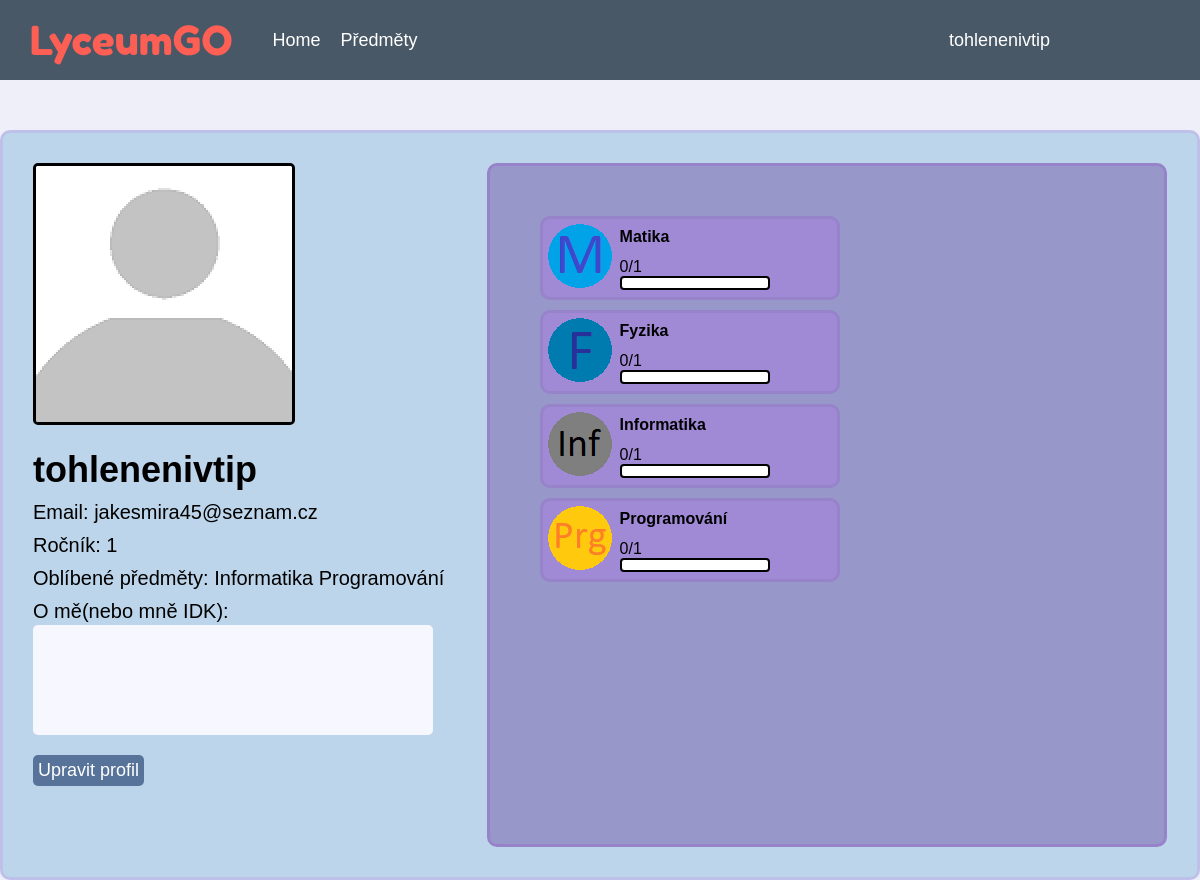
The page /profile (signed in) on the database its author committed.
### website/models.py (models this page shows)
class User (db.Model,UserMixin):
    id=db.Column(db.Integer, primary_key=True)
    name = db.Column(db.String(20), unique=True)
    email = db.Column(db.String(50), unique=True)
    password = db.Column(db.String(1000))
    notes = db.relationship("Notes")
    grate = db.Column(db.Integer)
    achievements = db.Column(db.String(200))
    classroom = db.Column(db.String(50))
    beginning = db.Column(db.Integer)
    math = db.relationship("Math")
    physic = db.relationship("Physic")
    informatics = db.relationship("Informatics")
    programming = db.relationship("Programming")

class Informatics (db.Model):
    id=db.Column(db.Integer, primary_key=True)
    progress=db.Column(db.String(10))
    tests=db.Column(db.String(100))
    user_id = db.Column(db.Integer, db.ForeignKey('user.id'))
    favourite = db.Column(db.Boolean)

class Programming (db.Model):
    id=db.Column(db.Integer, primary_key=True)
    progress=db.Column(db.String(10))
    tests=db.Column(db.String(100))
    user_id = db.Column(db.Integer, db.ForeignKey('user.id'))
    favourite = db.Column(db.Boolean)

class Math (db.Model):
    id=db.Column(db.Integer, primary_key=True)
    progress=db.Column(db.String(10))
    tests=db.Column(db.String(100))
    user_id = db.Column(db.Integer, db.ForeignKey('user.id'))
    favourite = db.Column(db.Boolean)

class Physic (db.Model):
    id=db.Column(db.Integer, primary_key=True)
    progress=db.Column(db.String(10))
    tests=db.Column(db.String(100))
    user_id = db.Column(db.Integer, db.ForeignKey('user.id'))
    favourite = db.Column(db.Boolean)

### website/views.py (the view, shortened to what this page needs)
@views.route("/profile",methods=["GET","POST"])
def profile():
    if current_user.is_authenticated:
        subjects=getSubjects()
        note=Notes.query.filter_by(user_id=current_user.id).first()
        db.session.commit()
        return render_template("profile.html",user=current_user,note=note,subjects=subjects)
    else:
        return redirect(url_for("auth.login"))

### website/views.py (called while the page is built)
def getSubjects():
    return {"Matika":Math.query.filter_by(user_id=current_user.id).first(),"Fyzika":Physic.query.filter_by(user_id=current_user.id).first(),"Informatika":Informatics.query.filter_by(user_id=current_user.id).first(),"Programování":Programming.query.filter_by(user_id=current_user.id).first(),}

### website/templates/profile.html (shortened to what this page needs)
{%extends "baselog.html"%}
{%block head%}
<link rel= "stylesheet" type= "text/css" href="{{url_for('static', filename='/stylesheets/profile.css')}}">
{%endblock%}
{%block content%}
<div id="Info">
    {%if user%}
        <div id="user">
            <img src="{{url_for('static',filename='images/Incognito.png')}}" class="UserImg">
            <div id="info">
                <p style="font-size: 36px;"><b>{{user.name}}</b></p>
                <p class="information">Email: {{user.email}}</p>
                <p class="information">Ročník: {{user.grate}}</p>
                <p class="information">Oblíbené předměty:{%for i,subject in subjects.items()%}{%if subject.favourite%} {{i}}{%endif%} {%endfor%}</p>
                <p class="information">O mě(nebo mně IDK):</p>
                <p id="ProfileAboutMe">
                </p>
            </div>
            <a href="editprofile"><p class="BasicButton">Upravit profil</p></a>
        </div>
        <div id="userstats">
            <form action="" method="POST">
            {%for i,subject in subjects.items()%}
                <div class="subjects" style="float: left;">
                    <table>
                        <tr >
                            <td rowspan="3"><img src="{{url_for('static',filename='images/'+i+'.png')}}"></td>
                            <td><p><b>{{i}}
                            </b></p></td>
                        </tr>
                        <tr>
                            <td><span id='{{i}}'>{{subject.progress}}</span>
                                <div class="bar_jak_sar">
                                </div>
                            </td>
                        </tr>
                    </table>
                </div>
            {%endfor%}
        </div>
    {%endif%}
</div>
{% endblock %}

### website/templates/baselog.html (shortened to what this page needs)
<!DOCTYPE html>
<html>
<head>
    <link rel= "stylesheet" type= "text/css" href="{{url_for('static', filename='/stylesheets/universal.css')}}">
    <link rel= "stylesheet" type= "text/css" href="{{url_for('static', filename='/stylesheets/style.css')}}">
    {%block head%}
    {%endblock%}
</head>
<body>
    <nav class="Nav">
        <p class="Name">LyceumGO</p>
        <div class="Buttons">
            <a href="home" class="link">Home</a>
            <a href="subjects" class="link">Předměty</a>
            <div class="dropdown">
                <button>{{user.name}}</button>
            </div>
        </div>
    </nav>
    {%block content%}
    {%endblock%}
</body>
</html>

### website/static/stylesheets/universal.css (style rules this page uses)
* { margin: 0; padding: 0; box-sizing: border-box; }
html { height:100%; }
body { height:100%; background-color: rgb(239, 239, 250); font-family: arial; }

### website/static/stylesheets/style.css (style rules this page uses)
.Name { color:rgb(254, 95, 85); position:relative; font-size:40px; font-family:fredokaone; margin:0px 20px; padding:10px }
.Nav { background-color: rgb(73, 88, 103); width:100%; display:flex; align-items:center; height:80px }
.Buttons { width:100%; position:relative; display:flex }
.link { margin:0px 10px; }
.dropdown { position: absolute; right:150px; }
.Buttons button,a { background: none; text-decoration: none; border: none; color: white; font-size: 18px; cursor:pointer }
.BasicButton { margin:10px 0px; background-color: rgb(87, 115, 153); padding:5px; border: 3px; border-radius: 5px; display:inline-block; clear:both; cursor:pointer; color:white; font-size: 18px; }

### website/static/stylesheets/profile.css (style rules this page uses)
#Info { margin:auto; margin-top:50px; background-color: rgb(189, 213, 234); padding:30px; width:1200px; height:750px; align-content:flex-start; border: solid rgb(189, 193, 234); border-radius: 10px; }
#user { width:40%; float:left; }
#userstats { background-color: rgb(151, 151, 202); width:60%; float:left; height:100%; padding:50px; border: solid rgb(151, 131, 202); border-radius: 10px; }
.UserImg { border:3px solid; border-radius:5px; }
#info { margin-top:20px; margin-bottom:10px; font-size:20px; font-family:"Arial"; }
#ProfileAboutMe { background-color: rgb(247, 247, 255); border-radius: 5px; width:400px; height:110px; margin-top:2px; padding:5px; font-size: 14px; }
td { padding:3px }
.subjects { margin-bottom:10px; width:300px; border: solid rgb(151, 131, 202); border-radius: 10px; background-color: rgb(160, 138, 214); }
.information { margin-top:10px; }
::placeholder { color: black; }
.bar_jak_sar { height: 14px; width: 150px; border: 2px solid black; background-color: white; border-radius: 4px; }

### rows shown on the page
User: name "tohlenenivtip", email "jakesmira45@seznam.cz", grate "1"
Informatics: i "Informatika", shows a picture, progress "0/1"
Programming: i "Programování", shows a picture, progress "0/1"
Math: shows a picture, i "Matika", progress "0/1"
Physic: shows a picture, i "Fyzika", progress "0/1"
